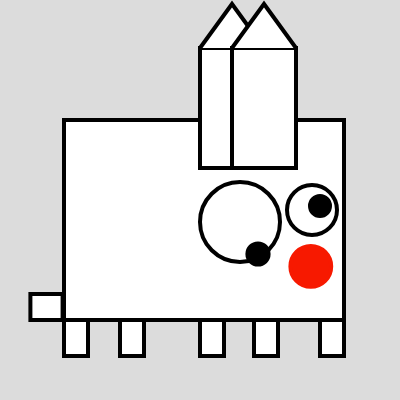
Frame 1 (no input)
Frame 60 (no input): identical to frame 1, image omitted
Frame 120 (the mouse pressed at the canvas centre since frame 60): identical to frame 1, image omitted

The p5.js sketch that drew this single still picture (run headless with seeded random() and noise() and a simulated clock; from frame 60 on, the mouse is pressed at the canvas centre):

// p5.js sketch
// ── sketch.js
function setup() {
    createCanvas(400, 400);
     background(220);
    
    //body
    fill(255,255,255);
    strokeWeight(4);
    rect (width*.16,height*.3,width *.7,height*.5);
    
    //ear left
    rect(width*.5,height*.12,width*.16,height*.3)
    beginShape()
    vertex(width*.5,height*.12)
    vertex(width*.58,height*.01)
    vertex(width*.66,height*.12)
    endShape();
  
    
      //ear right
  rect(width*.58,height*.12,width*.16,height*.3)
    beginShape()
    vertex(width*.58,height*.12)
    vertex(width*.66,height*.01)
    vertex(width*.74,height*.12)
    endShape();
  
  
    //Left eye (giant)
    strokeWeight(4)
    circle(width*.6,width*.555,width*.2)
      fill(0,0,0)
    circle(width*.645,width*.635,width*.053)
    
    //right eye (small)
    strokeWeight(4)
    fill(255,255,255)
    circle (width*.78,width*.525,width*.125)
      fill(0,0,0)
    circle(width*.80,width*.515,width*.05);
    
    //nose
  fill (247,25,0)
    stroke(247,25,0)
    circle(width*.777,width*.666,width*.102)
    
    //legs right to left
    /strokeWeight(4)
    fill(255,255,255)
    stroke(0,0,0)
    //leg 1 (very right)
    rect(width*.8,height*.8,width*.06,height*.09)
    //leg 2(left to most right)
     rect(width*.635,height*.8,width*.06,height*.09)
      //leg 3(leg left of leg 2)
     rect(width*.50,height*.8,width*.06,height*.09)
    //leg 4 (leg right of most left leg)
    rect(width*.3,height*.8,width*.06,height*.09)
    //leg 5 (leg at end of left)
     rect(width*.16,height*.8,width*.06,height*.09)
    
    //tail
    rect(width*.076,height*.735,width*.0805,height*.065)
  }
  
  function draw() {
   
  }
